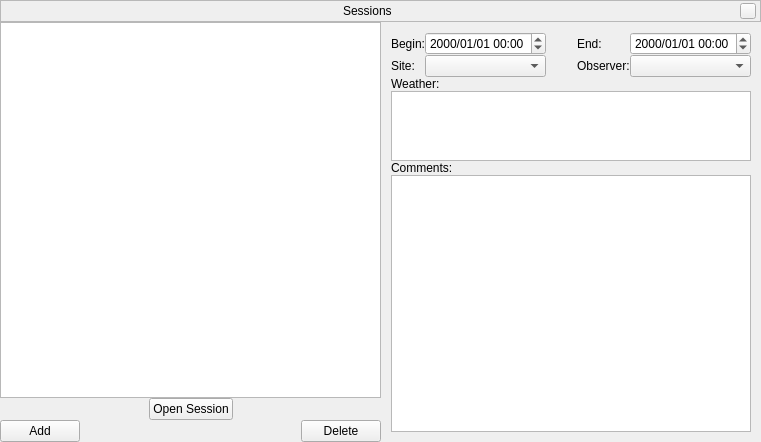
<?xml version="1.0" encoding="UTF-8"?>
<ui version="4.0">
 <class>SessionsDialog</class>
 <widget class="QWidget" name="SessionsDialog">
  <property name="geometry">
   <rect>
    <x>0</x>
    <y>0</y>
    <width>761</width>
    <height>442</height>
   </rect>
  </property>
  <property name="windowTitle">
   <string>Form</string>
  </property>
  <layout class="QVBoxLayout" name="verticalLayout_7">
   <property name="spacing">
    <number>0</number>
   </property>
   <property name="margin">
    <number>0</number>
   </property>
   <item>
    <widget class="BarFrame" name="LocationBar">
     <property name="sizePolicy">
      <sizepolicy hsizetype="Expanding" vsizetype="Fixed">
       <horstretch>0</horstretch>
       <verstretch>0</verstretch>
      </sizepolicy>
     </property>
     <property name="maximumSize">
      <size>
       <width>16777215</width>
       <height>25</height>
      </size>
     </property>
     <property name="frameShape">
      <enum>QFrame::StyledPanel</enum>
     </property>
     <property name="frameShadow">
      <enum>QFrame::Raised</enum>
     </property>
     <layout class="QHBoxLayout" name="horizontalLayout_7">
      <property name="spacing">
       <number>6</number>
      </property>
      <property name="leftMargin">
       <number>0</number>
      </property>
      <property name="topMargin">
       <number>0</number>
      </property>
      <property name="rightMargin">
       <number>4</number>
      </property>
      <property name="bottomMargin">
       <number>0</number>
      </property>
      <item>
       <spacer name="spacer_2">
        <property name="orientation">
         <enum>Qt::Horizontal</enum>
        </property>
        <property name="sizeHint" stdset="0">
         <size>
          <width>40</width>
          <height>20</height>
         </size>
        </property>
       </spacer>
      </item>
      <item>
       <widget class="QLabel" name="stelWindowTitle">
        <property name="text">
         <string>Sessions</string>
        </property>
       </widget>
      </item>
      <item>
       <spacer name="spacer">
        <property name="orientation">
         <enum>Qt::Horizontal</enum>
        </property>
        <property name="sizeHint" stdset="0">
         <size>
          <width>40</width>
          <height>20</height>
         </size>
        </property>
       </spacer>
      </item>
      <item>
       <widget class="QPushButton" name="closeStelWindow">
        <property name="minimumSize">
         <size>
          <width>16</width>
          <height>16</height>
         </size>
        </property>
        <property name="maximumSize">
         <size>
          <width>16</width>
          <height>16</height>
         </size>
        </property>
        <property name="focusPolicy">
         <enum>Qt::NoFocus</enum>
        </property>
        <property name="text">
         <string/>
        </property>
       </widget>
      </item>
     </layout>
    </widget>
   </item>
   <item>
    <layout class="QHBoxLayout" name="Content_2">
     <item>
      <layout class="QVBoxLayout" name="verticalLayout_4">
       <item>
        <widget class="QListView" name="sessionsListView"/>
       </item>
       <item>
        <layout class="QHBoxLayout" name="horizontalLayout_3">
         <item>
          <spacer name="horizontalSpacer_5">
           <property name="orientation">
            <enum>Qt::Horizontal</enum>
           </property>
           <property name="sizeHint" stdset="0">
            <size>
             <width>40</width>
             <height>20</height>
            </size>
           </property>
          </spacer>
         </item>
         <item>
          <widget class="QPushButton" name="openSessionButton">
           <property name="text">
            <string>Open Session</string>
           </property>
          </widget>
         </item>
         <item>
          <spacer name="horizontalSpacer_7">
           <property name="orientation">
            <enum>Qt::Horizontal</enum>
           </property>
           <property name="sizeHint" stdset="0">
            <size>
             <width>40</width>
             <height>20</height>
            </size>
           </property>
          </spacer>
         </item>
        </layout>
       </item>
       <item>
        <layout class="QHBoxLayout" name="horizontalLayout_4">
         <item>
          <widget class="QPushButton" name="addSessionButton">
           <property name="text">
            <string>Add</string>
           </property>
          </widget>
         </item>
         <item>
          <spacer name="horizontalSpacer_8">
           <property name="orientation">
            <enum>Qt::Horizontal</enum>
           </property>
           <property name="sizeHint" stdset="0">
            <size>
             <width>47</width>
             <height>20</height>
            </size>
           </property>
          </spacer>
         </item>
         <item>
          <widget class="QPushButton" name="deleteSessionButton">
           <property name="text">
            <string>Delete</string>
           </property>
          </widget>
         </item>
        </layout>
       </item>
      </layout>
     </item>
     <item>
      <layout class="QVBoxLayout" name="verticalLayout_5">
       <property name="spacing">
        <number>0</number>
       </property>
       <property name="margin">
        <number>10</number>
       </property>
       <item>
        <layout class="QGridLayout" name="gridLayout_2">
         <item row="0" column="0">
          <widget class="QLabel" name="label_9">
           <property name="text">
            <string>Begin:</string>
           </property>
          </widget>
         </item>
         <item row="0" column="1">
          <widget class="QDateTimeEdit" name="beginDateTimeEdit">
           <property name="displayFormat">
            <string>yyyy/MM/dd hh:mm</string>
           </property>
          </widget>
         </item>
         <item row="0" column="2">
          <spacer name="horizontalSpacer_9">
           <property name="orientation">
            <enum>Qt::Horizontal</enum>
           </property>
           <property name="sizeHint" stdset="0">
            <size>
             <width>18</width>
             <height>20</height>
            </size>
           </property>
          </spacer>
         </item>
         <item row="0" column="3">
          <widget class="QLabel" name="label_10">
           <property name="text">
            <string>End:</string>
           </property>
          </widget>
         </item>
         <item row="0" column="4">
          <widget class="QDateTimeEdit" name="endDateTimeEdit">
           <property name="displayFormat">
            <string>yyyy/MM/dd hh:mm</string>
           </property>
          </widget>
         </item>
         <item row="1" column="0">
          <widget class="QLabel" name="label_11">
           <property name="text">
            <string>Site:</string>
           </property>
          </widget>
         </item>
         <item row="1" column="1">
          <widget class="QComboBox" name="siteComboBox"/>
         </item>
         <item row="1" column="2">
          <spacer name="horizontalSpacer_10">
           <property name="orientation">
            <enum>Qt::Horizontal</enum>
           </property>
           <property name="sizeHint" stdset="0">
            <size>
             <width>18</width>
             <height>20</height>
            </size>
           </property>
          </spacer>
         </item>
         <item row="1" column="3">
          <widget class="QLabel" name="label_12">
           <property name="text">
            <string>Observer:</string>
           </property>
          </widget>
         </item>
         <item row="1" column="4">
          <widget class="QComboBox" name="observerComboBox"/>
         </item>
        </layout>
       </item>
       <item>
        <layout class="QVBoxLayout" name="verticalLayout_6">
         <item>
          <widget class="QLabel" name="label_13">
           <property name="text">
            <string>Weather:</string>
           </property>
          </widget>
         </item>
         <item>
          <widget class="LogBookTextEdit" name="weatherTextEdit">
           <property name="maximumSize">
            <size>
             <width>16777215</width>
             <height>70</height>
            </size>
           </property>
          </widget>
         </item>
         <item>
          <widget class="QLabel" name="label_14">
           <property name="text">
            <string>Comments:</string>
           </property>
          </widget>
         </item>
         <item>
          <widget class="LogBookTextEdit" name="commentsTextEdit"/>
         </item>
        </layout>
       </item>
      </layout>
     </item>
    </layout>
   </item>
  </layout>
 </widget>
 <customwidgets>
  <customwidget>
   <class>BarFrame</class>
   <extends>QFrame</extends>
   <header>Dialog.hpp</header>
   <container>1</container>
  </customwidget>
  <customwidget>
   <class>LogBookTextEdit</class>
   <extends>QTextEdit</extends>
   <header>LogBookTextEdit.hpp</header>
  </customwidget>
 </customwidgets>
 <resources/>
 <connections/>
</ui>
